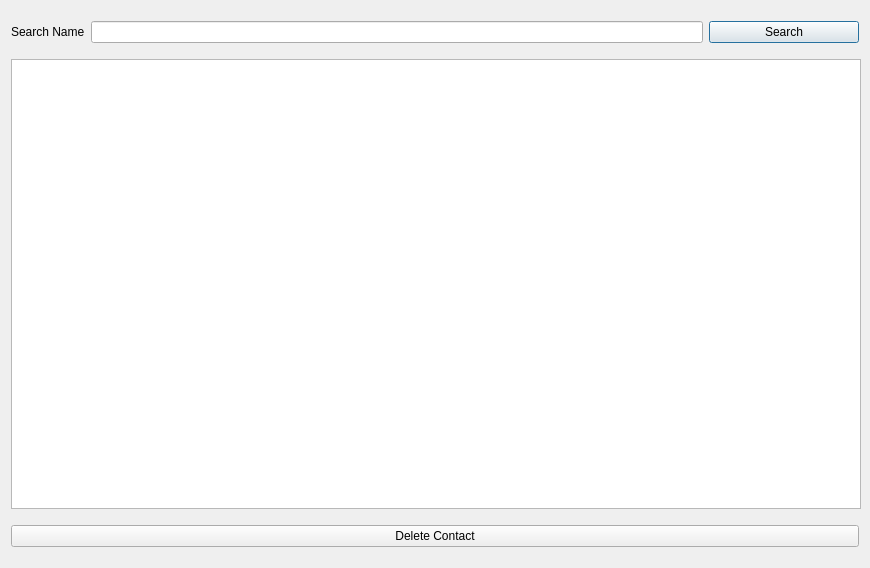
<?xml version="1.0" encoding="UTF-8"?>
<ui version="4.0">
 <class>SearchContactsDialog</class>
 <widget class="QDialog" name="SearchContactsDialog">
  <property name="geometry">
   <rect>
    <x>0</x>
    <y>0</y>
    <width>870</width>
    <height>568</height>
   </rect>
  </property>
  <property name="minimumSize">
   <size>
    <width>870</width>
    <height>568</height>
   </size>
  </property>
  <property name="maximumSize">
   <size>
    <width>870</width>
    <height>568</height>
   </size>
  </property>
  <property name="windowTitle">
   <string>Search Contacts</string>
  </property>
  <layout class="QGridLayout" name="gridLayout">
   <item row="0" column="0">
    <layout class="QHBoxLayout" name="horizontalLayout">
     <item>
      <widget class="QLabel" name="label">
       <property name="text">
        <string>Search Name</string>
       </property>
      </widget>
     </item>
     <item>
      <widget class="QLineEdit" name="lineEdit"/>
     </item>
     <item>
      <widget class="QPushButton" name="pushButton_2">
       <property name="minimumSize">
        <size>
         <width>150</width>
         <height>0</height>
        </size>
       </property>
       <property name="text">
        <string>Search</string>
       </property>
      </widget>
     </item>
    </layout>
   </item>
   <item row="1" column="0">
    <widget class="QTableWidget" name="tableWidget">
     <property name="sizePolicy">
      <sizepolicy hsizetype="Fixed" vsizetype="Fixed">
       <horstretch>0</horstretch>
       <verstretch>0</verstretch>
      </sizepolicy>
     </property>
     <property name="minimumSize">
      <size>
       <width>850</width>
       <height>450</height>
      </size>
     </property>
    </widget>
   </item>
   <item row="2" column="0">
    <layout class="QHBoxLayout" name="horizontalLayout_2">
     <item>
      <widget class="QPushButton" name="btn_delete">
       <property name="text">
        <string>Delete Contact</string>
       </property>
      </widget>
     </item>
    </layout>
   </item>
  </layout>
 </widget>
 <resources/>
 <connections/>
</ui>
